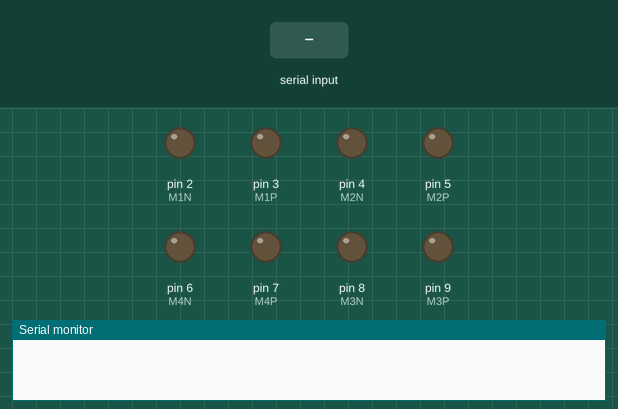
This sketch was run on a simulated Arduino Uno, built with avr-gcc and run on an emulated ATmega328P. On the bench: output pins drawn as LEDs (lit = HIGH), the last lines printed to the serial monitor. Inputs (shaded band) come from the test bench.

Above: at 1.2 s.
1.3 s: "D" received over Serial
At 2.5 s:
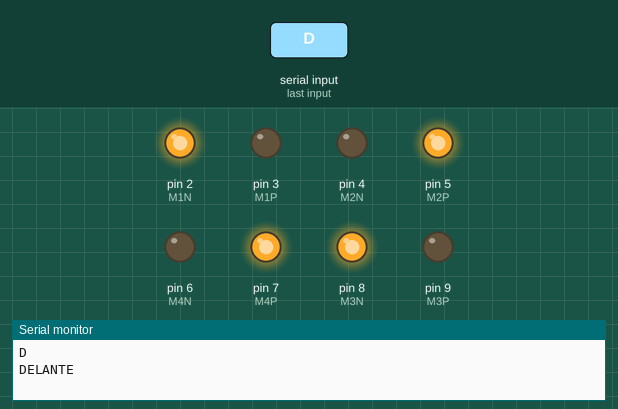
2.8 s: "A" received over Serial
At 3.8 s:
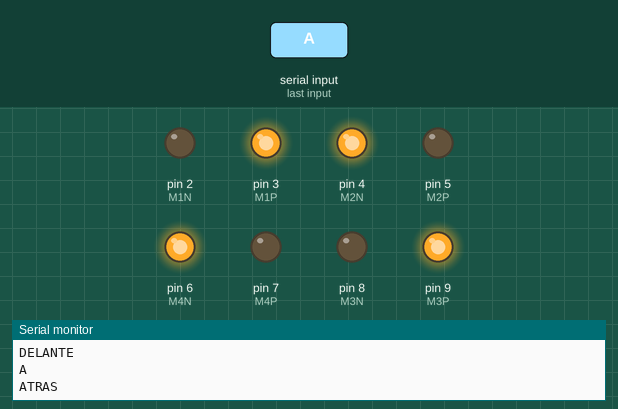
4.3 s: "L" received over Serial
At 4.9 s:
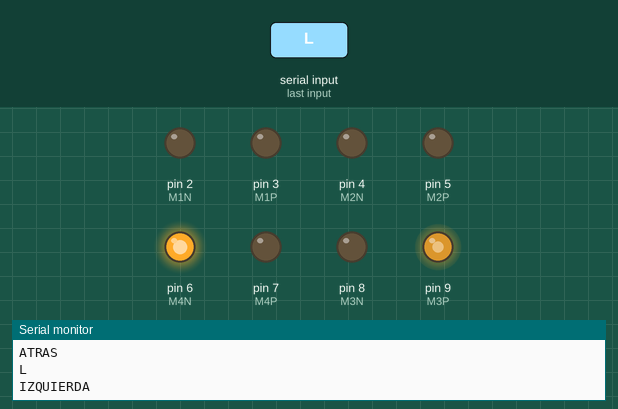
5.8 s: "R" received over Serial
At 7.0 s:
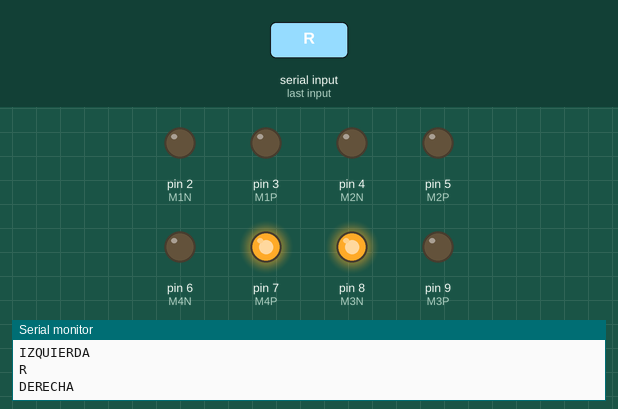
7.3 s: "A" received over Serial
At 8.4 s:
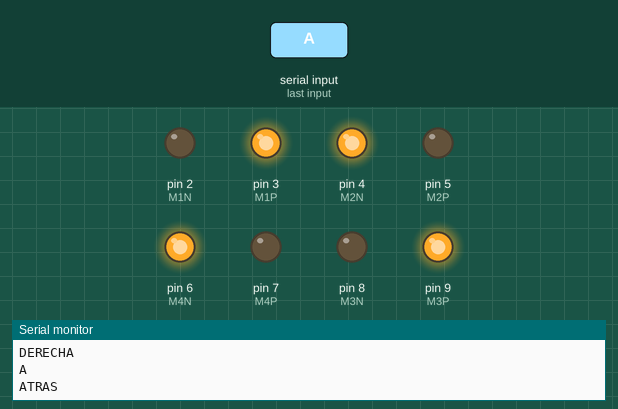
Timing chart, 0 to 9.8 s (numbered marks = the images above; inputs shaded):
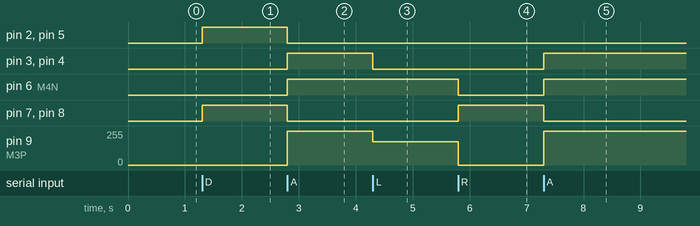

Measured:
- after the input at 1.3 s, pin 2 (M1N), pin 5 (M2P), pin 7 (M4P), pin 8 (M3N): LOW → HIGH at once
- after the input at 2.8 s, pin 2 (M1N), pin 5 (M2P), pin 7 (M4P), pin 8 (M3N): HIGH → LOW at once; pin 3 (M1P), pin 4 (M2N), pin 6 (M4N): LOW → HIGH at once; pin 9 (M3P): 0/255 → 255/255 at once
- after the input at 4.3 s, pin 3 (M1P), pin 4 (M2N): HIGH → LOW at once; pin 9 (M3P): 255/255 → 175/255 at once
- after the input at 5.8 s, pin 6 (M4N): HIGH → LOW at once; pin 7 (M4P), pin 8 (M3N): LOW → HIGH at once; pin 9 (M3P): 175/255 → 0/255 at once
- after the input at 7.3 s, pin 3 (M1P), pin 4 (M2N), pin 6 (M4N): LOW → HIGH at once; pin 7 (M4P), pin 8 (M3N): HIGH → LOW at once; pin 9 (M3P): 0/255 → 255/255 at once

The sketch:

Recibir.ino
```cpp
#include <Servo.h>

#define M1N 2
#define M1P 3
#define M2N 4
#define M2P 5
#define M4N 6
#define M4P 7
#define M3N 8
#define M3P 9

void setup() {
  for(int x = 2 ; x < 10; x++)
  pinMode(x,OUTPUT);

  Serial.begin(9600);
}

void loop() {
  if(Serial.available() > 0){
  char Read = Serial.read();
  Serial.println(Read);

  if(Read == 'N'){
    for(int x = 2; x < 10; x= x+2){
      analogWrite(x,0);
      analogWrite(x+1,0);
      Serial.println("ALTO");
    }
  }

  else if(Read == 'D'){
    analogWrite(M1P,0);
    analogWrite(M1N,255);
    analogWrite(M2P,255);
    analogWrite(M2N,0);
    analogWrite(M3P,0);
    analogWrite(M3N,255);
    analogWrite(M4P,255);
    analogWrite(M4N,0);
    Serial.println("DELANTE");
  }
  else if(Read == 'A')
  {
    analogWrite(M1P,255);
    analogWrite(M1N,0);
    analogWrite(M2P,0);
    analogWrite(M2N,255);
    analogWrite(M3P,255);
    analogWrite(M3N,0);
    analogWrite(M4P,0);
    analogWrite(M4N,255);
    Serial.println("ATRAS");
  }
    else if(Read == 'L')
  {
    analogWrite(M1P,0);
    analogWrite(M1N,0);
    analogWrite(M2P,0);
    analogWrite(M2N,0);
    analogWrite(M3P,175);
    analogWrite(M3N,0);
    analogWrite(M4P,0);
    analogWrite(M4N,255);
    Serial.println("IZQUIERDA");
  }
  else if(Read == 'R')
  {
    analogWrite(M1P,0);
    analogWrite(M1N,0);
    analogWrite(M2P,0);
    analogWrite(M2N,0);
    analogWrite(M3P,0);
    analogWrite(M3N,255);
    analogWrite(M4P,175);
    analogWrite(M4N,0);
    Serial.println("DERECHA");
  }
 }
}
```
